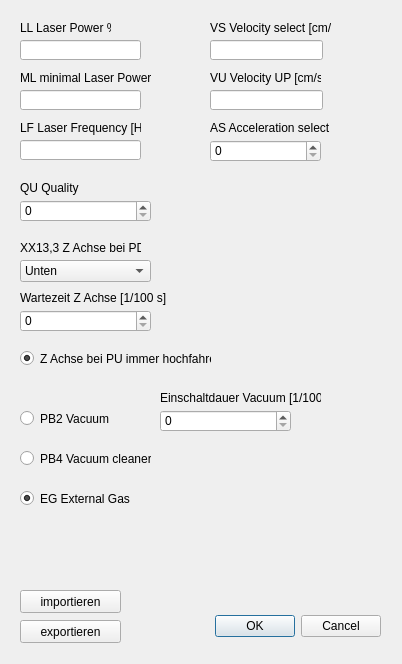
<?xml version="1.0" encoding="UTF-8"?>
<ui version="4.0">
 <class>Dialog</class>
 <widget class="QDialog" name="Dialog">
  <property name="geometry">
   <rect>
    <x>0</x>
    <y>0</y>
    <width>402</width>
    <height>664</height>
   </rect>
  </property>
  <property name="windowTitle">
   <string>Dialog</string>
  </property>
  <widget class="QDialogButtonBox" name="buttonBox">
   <property name="geometry">
    <rect>
     <x>40</x>
     <y>610</y>
     <width>341</width>
     <height>32</height>
    </rect>
   </property>
   <property name="orientation">
    <enum>Qt::Horizontal</enum>
   </property>
   <property name="standardButtons">
    <set>QDialogButtonBox::Cancel|QDialogButtonBox::Ok</set>
   </property>
  </widget>
  <widget class="QLabel" name="label_3">
   <property name="geometry">
    <rect>
     <x>20</x>
     <y>20</y>
     <width>91</width>
     <height>16</height>
    </rect>
   </property>
   <property name="text">
    <string>LL Laser Power %</string>
   </property>
  </widget>
  <widget class="QLabel" name="label_4">
   <property name="geometry">
    <rect>
     <x>20</x>
     <y>70</y>
     <width>131</width>
     <height>16</height>
    </rect>
   </property>
   <property name="text">
    <string>ML minimal Laser Power %</string>
   </property>
  </widget>
  <widget class="QLineEdit" name="lineEdit_LP">
   <property name="geometry">
    <rect>
     <x>20</x>
     <y>40</y>
     <width>121</width>
     <height>20</height>
    </rect>
   </property>
  </widget>
  <widget class="QLineEdit" name="lineEdit_ML">
   <property name="geometry">
    <rect>
     <x>20</x>
     <y>90</y>
     <width>121</width>
     <height>20</height>
    </rect>
   </property>
  </widget>
  <widget class="QLabel" name="label_5">
   <property name="geometry">
    <rect>
     <x>20</x>
     <y>120</y>
     <width>121</width>
     <height>16</height>
    </rect>
   </property>
   <property name="text">
    <string>LF Laser Frequency [HZ]</string>
   </property>
  </widget>
  <widget class="QLineEdit" name="lineEdit_LF">
   <property name="geometry">
    <rect>
     <x>20</x>
     <y>140</y>
     <width>121</width>
     <height>20</height>
    </rect>
   </property>
  </widget>
  <widget class="QLabel" name="label_6">
   <property name="geometry">
    <rect>
     <x>210</x>
     <y>20</y>
     <width>121</width>
     <height>16</height>
    </rect>
   </property>
   <property name="text">
    <string>VS Velocity select [cm/s]</string>
   </property>
  </widget>
  <widget class="QLineEdit" name="lineEdit_VS">
   <property name="geometry">
    <rect>
     <x>210</x>
     <y>40</y>
     <width>113</width>
     <height>20</height>
    </rect>
   </property>
  </widget>
  <widget class="QLabel" name="label_7">
   <property name="geometry">
    <rect>
     <x>210</x>
     <y>70</y>
     <width>111</width>
     <height>16</height>
    </rect>
   </property>
   <property name="text">
    <string>VU Velocity UP [cm/s]</string>
   </property>
  </widget>
  <widget class="QLineEdit" name="lineEdit_VU">
   <property name="geometry">
    <rect>
     <x>210</x>
     <y>90</y>
     <width>113</width>
     <height>20</height>
    </rect>
   </property>
  </widget>
  <widget class="QLabel" name="label_8">
   <property name="geometry">
    <rect>
     <x>210</x>
     <y>120</y>
     <width>161</width>
     <height>16</height>
    </rect>
   </property>
   <property name="text">
    <string>AS Acceleration select</string>
   </property>
  </widget>
  <widget class="QLabel" name="label_9">
   <property name="geometry">
    <rect>
     <x>20</x>
     <y>180</y>
     <width>61</width>
     <height>16</height>
    </rect>
   </property>
   <property name="text">
    <string>QU Quality</string>
   </property>
  </widget>
  <widget class="QSpinBox" name="spinBox_AS">
   <property name="geometry">
    <rect>
     <x>210</x>
     <y>140</y>
     <width>111</width>
     <height>22</height>
    </rect>
   </property>
  </widget>
  <widget class="QSpinBox" name="spinBox_QU">
   <property name="geometry">
    <rect>
     <x>20</x>
     <y>200</y>
     <width>131</width>
     <height>22</height>
    </rect>
   </property>
  </widget>
  <widget class="QRadioButton" name="radioButton_PB2">
   <property name="geometry">
    <rect>
     <x>20</x>
     <y>410</y>
     <width>111</width>
     <height>17</height>
    </rect>
   </property>
   <property name="text">
    <string>PB2 Vacuum</string>
   </property>
   <property name="checked">
    <bool>false</bool>
   </property>
  </widget>
  <widget class="QRadioButton" name="radioButton_PB4">
   <property name="geometry">
    <rect>
     <x>20</x>
     <y>450</y>
     <width>131</width>
     <height>17</height>
    </rect>
   </property>
   <property name="text">
    <string>PB4 Vacuum cleaner</string>
   </property>
   <property name="checked">
    <bool>false</bool>
   </property>
   <property name="autoExclusive">
    <bool>false</bool>
   </property>
  </widget>
  <widget class="QComboBox" name="comboBox_XX13_3">
   <property name="geometry">
    <rect>
     <x>20</x>
     <y>260</y>
     <width>131</width>
     <height>22</height>
    </rect>
   </property>
   <item>
    <property name="text">
     <string>Unten</string>
    </property>
   </item>
   <item>
    <property name="text">
     <string>Oben</string>
    </property>
   </item>
  </widget>
  <widget class="QLabel" name="label_11">
   <property name="geometry">
    <rect>
     <x>20</x>
     <y>240</y>
     <width>121</width>
     <height>16</height>
    </rect>
   </property>
   <property name="text">
    <string>XX13,3 Z Achse bei PD</string>
   </property>
  </widget>
  <widget class="QSpinBox" name="spinBox_EinschaltdauerVacuum">
   <property name="geometry">
    <rect>
     <x>160</x>
     <y>410</y>
     <width>131</width>
     <height>22</height>
    </rect>
   </property>
  </widget>
  <widget class="QRadioButton" name="radioButton_Z_Achse_hoch_bei_PU">
   <property name="geometry">
    <rect>
     <x>20</x>
     <y>350</y>
     <width>191</width>
     <height>17</height>
    </rect>
   </property>
   <property name="text">
    <string>Z Achse bei PU immer hochfahren</string>
   </property>
   <property name="checked">
    <bool>true</bool>
   </property>
   <property name="autoExclusive">
    <bool>false</bool>
   </property>
  </widget>
  <widget class="QRadioButton" name="radioButton_EG">
   <property name="geometry">
    <rect>
     <x>20</x>
     <y>490</y>
     <width>131</width>
     <height>17</height>
    </rect>
   </property>
   <property name="text">
    <string>EG External Gas</string>
   </property>
   <property name="checked">
    <bool>true</bool>
   </property>
   <property name="autoExclusive">
    <bool>false</bool>
   </property>
  </widget>
  <widget class="QLabel" name="label_12">
   <property name="geometry">
    <rect>
     <x>20</x>
     <y>290</y>
     <width>161</width>
     <height>16</height>
    </rect>
   </property>
   <property name="text">
    <string>Wartezeit Z Achse [1/100 s]</string>
   </property>
  </widget>
  <widget class="QSpinBox" name="spinBox_Z_Achse_delay">
   <property name="geometry">
    <rect>
     <x>20</x>
     <y>310</y>
     <width>131</width>
     <height>22</height>
    </rect>
   </property>
  </widget>
  <widget class="QLabel" name="label_13">
   <property name="geometry">
    <rect>
     <x>160</x>
     <y>390</y>
     <width>161</width>
     <height>16</height>
    </rect>
   </property>
   <property name="text">
    <string>Einschaltdauer Vacuum [1/100 s]</string>
   </property>
  </widget>
  <widget class="QPushButton" name="pushButton_Laden">
   <property name="geometry">
    <rect>
     <x>20</x>
     <y>590</y>
     <width>101</width>
     <height>23</height>
    </rect>
   </property>
   <property name="text">
    <string>importieren</string>
   </property>
  </widget>
  <widget class="QPushButton" name="pushButton_exportieren">
   <property name="geometry">
    <rect>
     <x>20</x>
     <y>620</y>
     <width>101</width>
     <height>23</height>
    </rect>
   </property>
   <property name="text">
    <string>exportieren</string>
   </property>
  </widget>
 </widget>
 <resources/>
 <connections>
  <connection>
   <sender>buttonBox</sender>
   <signal>accepted()</signal>
   <receiver>Dialog</receiver>
   <slot>accept()</slot>
   <hints>
    <hint type="sourcelabel">
     <x>248</x>
     <y>254</y>
    </hint>
    <hint type="destinationlabel">
     <x>157</x>
     <y>274</y>
    </hint>
   </hints>
  </connection>
  <connection>
   <sender>buttonBox</sender>
   <signal>rejected()</signal>
   <receiver>Dialog</receiver>
   <slot>reject()</slot>
   <hints>
    <hint type="sourcelabel">
     <x>316</x>
     <y>260</y>
    </hint>
    <hint type="destinationlabel">
     <x>286</x>
     <y>274</y>
    </hint>
   </hints>
  </connection>
 </connections>
</ui>
